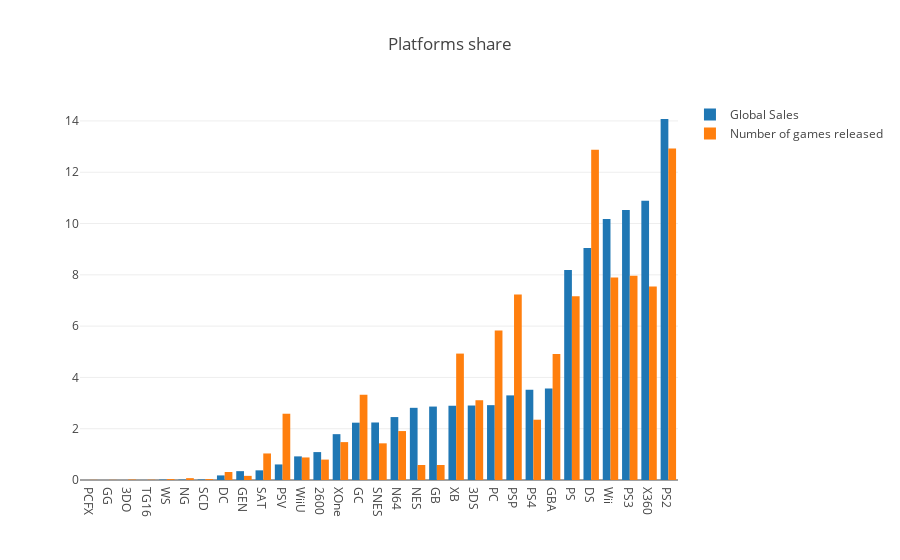

The notebook cell saved with this chart:
### Code cell
trace0 = go.Bar(
    x=platforms_df.index,
    y=platforms_df.Global_Sales,
    name='Global Sales',
    orientation = 'v'
)

trace1 = go.Bar(
    x=platforms_df.index,
    y=platforms_df.Number_of_Games,
    name='Number of games released',
    orientation = 'v'
)

data = [trace0, trace1]
layout = {'title': 'Platforms share'}

fig = go.Figure(data=data, layout=layout)

iplot(fig, show_link=False)

### Figure 1 — Plotly figure (JSON) as saved in the notebook; plotly's stock layout.template omitted (floating-point values rounded to 4 significant figures)
{"data": [{"name": "Global Sales", "orientation": "v", "type": "bar", "uid": "8ec51e86-d204-11e8-8e4f-e82a44ef42c3", "x": ["PCFX", "GG", "3DO", "TG16", "WS", "NG", "SCD", "DC", "GEN", "SAT", "PSV", "WiiU", "2600", "XOne", "GC", "SNES", "N64", "NES", "GB", "XB", "3DS", "PC", "PSP", "PS4", "GBA", "PS", "DS", "Wii", "PS3", "X360", "PS2"], "y": [0.0003363, 0.0004484, 0.001121, 0.001794, 0.01592, 0.01614, 0.02096, 0.179, 0.3451, 0.3766, 0.6067, 0.921, 1.088, 1.787, 2.235, 2.243, 2.454, 2.815, 2.864, 2.895, 2.904, 2.918, 3.299, 3.523, 3.571, 8.191, 9.048, 10.18, 10.53, 10.89, 14.08]}, {"name": "Number of games released", "orientation": "v", "type": "bar", "uid": "8ec51e87-d204-11e8-8e4f-e82a44ef42c3", "x": ["PCFX", "GG", "3DO", "TG16", "WS", "NG", "SCD", "DC", "GEN", "SAT", "PSV", "WiiU", "2600", "XOne", "GC", "SNES", "N64", "NES", "GB", "XB", "3DS", "PC", "PSP", "PS4", "GBA", "PS", "DS", "Wii", "PS3", "X360", "PS2"], "y": [0.005982, 0.005982, 0.01795, 0.01196, 0.03589, 0.07178, 0.03589, 0.3111, 0.1615, 1.035, 2.584, 0.8793, 0.7956, 1.478, 3.326, 1.43, 1.908, 0.5862, 0.5862, 4.929, 3.111, 5.826, 7.232, 2.351, 4.917, 7.16, 12.87, 7.896, 7.962, 7.549, 12.93]}], "layout": {"title": "Platforms share"}}
